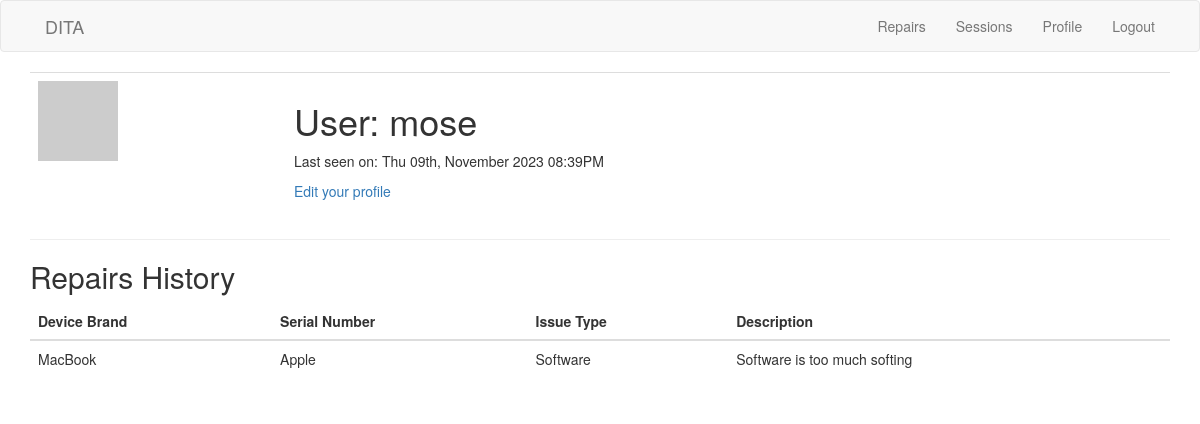
Page /user/mose (signed in) on the committed database.
### app/models.py (models this page shows, shortened)
class User(UserMixin, db.Model):
    id = db.Column(db.Integer, primary_key=True)
    firstname = db.Column(db.String(64))
    lastname = db.Column(db.String(64))
    username = db.Column(db.String(64), unique=True)
    admission_number = db.Column(db.String(32))
    email = db.Column(db.String(120), unique=True)
    phone_number = db.Column(db.String(20))
    password = db.Column(db.String(128))
    password_hash = db.Column(db.String(128))
    last_seen = db.Column(db.DateTime, default=datetime.utcnow)
    def avatar(self, size):
        digest = md5(self.email.lower().encode('utf-8')).hexdigest()
        return 'https://www.gravatar.com/avatar/{}?d=identicon&s={}'.format(
            digest, size)
    def last_seen_str(self):
        if self.last_seen is not None:
            return self.last_seen.strftime('%a %dth, %B %Y %I:%M%p')
        return 'Last seen a long time ago'

class Repair(db.Model):
    id = db.Column(db.Integer, primary_key=True)
    device_brand = db.Column(db.String(128))
    serial_no = db.Column(db.String(64), index=True)
    issue_type = db.Column(db.String(20))
    description = db.Column(db.Text)
    user_id = db.Column(db.String(7), db.ForeignKey('user.id'))
    repair_date = db.Column(db.DateTime, default=datetime.utcnow)

### app/routes.py (the view)
@app.route('/user/<username>')
@login_required
def user(username):
    user = User.query.filter_by(username=username).first_or_404()
    if current_user.username != username:
        abort(403)
    repairs = Repair.query.filter_by(user_id=current_user.id).all()
    return render_template('user.html', title='Profile Page', repairs=repairs)

### app/routes.py (called while the page is built)
@login_manager.user_loader
def load_user(user_id):
    return User.query.get(int(user_id))

@app.before_request
def before_request():
    if current_user.is_authenticated:
        current_user.last_seen = datetime.utcnow()
        db.session.commit()

### app/templates/user.html
{% extends "base.html" %}
{% block app_content %}
<div class="container">
	<table class="table table-hover">
		<tr>
			<td width="256px"><img src="{{ current_user.avatar(128) }}"></td>
			<td>
				<h1> User: {{ current_user.username }}</h1>
				{% if current_user.last_seen %}<p>Last seen on: {{ current_user.last_seen_str() }} </p>
				{% endif
				%}
				<p><a href="{{ url_for('edit_profile') }}">Edit your profile</a></p>
			</td>
		</tr>
	</table>
	<hr>
	<h2>Repairs History</h2>
	<table class="table">
		<thead>
			<tr>
				<th>Device Brand</th>
				<th>Serial Number</th>
				<th>Issue Type</th>
				<th>Description</th>
			</tr>
		</thead>
		{% for repair in repairs %}
		<tr>
			<td> {{ repair.device_brand }}</td>
			<td> {{ repair.serial_no }}</td>
			<td> {{ repair.issue_type }}</td>
			<td> {{ repair.description }}</td>
		</tr>
		{% endfor %}
	</table>
</div>
{% endblock %}

### rows in the picture
User: username "mose", last_seen_str "Thu 09th, November 2023 08:39PM"
Repair: device_brand "MacBook", serial_no "Apple", issue_type "Software", description "Software is too much softing"
